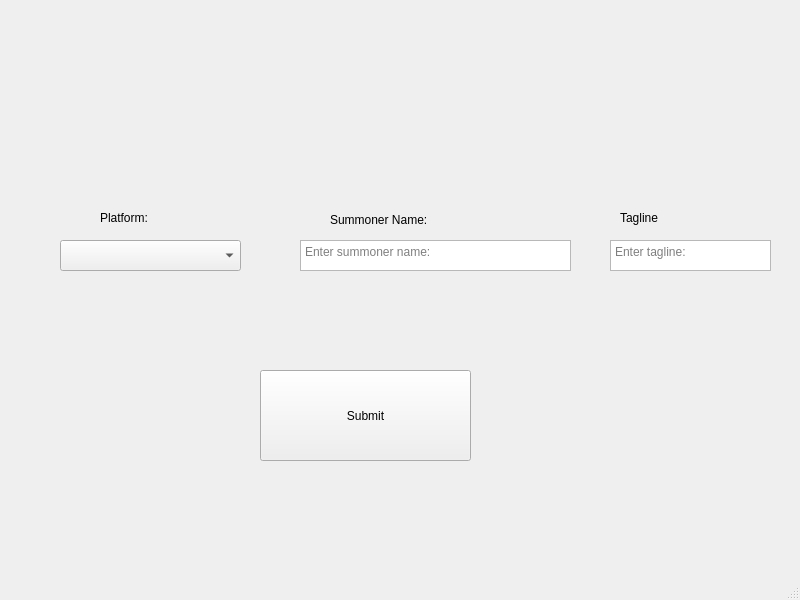
<?xml version="1.0" encoding="UTF-8"?>
<ui version="4.0">
 <class>MainWindow</class>
 <widget class="QMainWindow" name="MainWindow">
  <property name="geometry">
   <rect>
    <x>0</x>
    <y>0</y>
    <width>800</width>
    <height>600</height>
   </rect>
  </property>
  <property name="windowTitle">
   <string>MainWindow</string>
  </property>
  <widget class="QWidget" name="centralwidget">
   <widget class="QComboBox" name="PlatformSelector">
    <property name="geometry">
     <rect>
      <x>60</x>
      <y>240</y>
      <width>181</width>
      <height>31</height>
     </rect>
    </property>
    <property name="editable">
     <bool>false</bool>
    </property>
    <property name="currentText">
     <string/>
    </property>
    <property name="placeholderText">
     <string>Choose platform:</string>
    </property>
   </widget>
   <widget class="QTextEdit" name="SummonerInput">
    <property name="geometry">
     <rect>
      <x>300</x>
      <y>240</y>
      <width>271</width>
      <height>31</height>
     </rect>
    </property>
    <property name="markdown">
     <string/>
    </property>
    <property name="html">
     <string>&lt;!DOCTYPE HTML PUBLIC &quot;-//W3C//DTD HTML 4.0//EN&quot; &quot;http://www.w3.org/TR/REC-html40/strict.dtd&quot;&gt;
&lt;html&gt;&lt;head&gt;&lt;meta name=&quot;qrichtext&quot; content=&quot;1&quot; /&gt;&lt;meta charset=&quot;utf-8&quot; /&gt;&lt;style type=&quot;text/css&quot;&gt;
p, li { white-space: pre-wrap; }
hr { height: 1px; border-width: 0; }
li.unchecked::marker { content: &quot;\2610&quot;; }
li.checked::marker { content: &quot;\2612&quot;; }
&lt;/style&gt;&lt;/head&gt;&lt;body style=&quot; font-family:'Segoe UI'; font-size:9pt; font-weight:400; font-style:normal;&quot;&gt;
&lt;p style=&quot;-qt-paragraph-type:empty; margin-top:0px; margin-bottom:0px; margin-left:0px; margin-right:0px; -qt-block-indent:0; text-indent:0px;&quot;&gt;&lt;br /&gt;&lt;/p&gt;&lt;/body&gt;&lt;/html&gt;</string>
    </property>
    <property name="acceptRichText">
     <bool>false</bool>
    </property>
    <property name="placeholderText">
     <string>Enter summoner name:</string>
    </property>
   </widget>
   <widget class="QLabel" name="textInputLabel">
    <property name="geometry">
     <rect>
      <x>330</x>
      <y>210</y>
      <width>151</width>
      <height>20</height>
     </rect>
    </property>
    <property name="text">
     <string>Summoner Name:</string>
    </property>
   </widget>
   <widget class="QLabel" name="label">
    <property name="geometry">
     <rect>
      <x>100</x>
      <y>210</y>
      <width>101</width>
      <height>16</height>
     </rect>
    </property>
    <property name="text">
     <string>Platform:</string>
    </property>
   </widget>
   <widget class="QPushButton" name="SubmitButton">
    <property name="geometry">
     <rect>
      <x>260</x>
      <y>370</y>
      <width>211</width>
      <height>91</height>
     </rect>
    </property>
    <property name="toolTip">
     <string>&lt;html&gt;&lt;head/&gt;&lt;body&gt;&lt;p&gt;&lt;span style=&quot; font-size:10pt;&quot;&gt;Click this button to submit something :)&lt;/span&gt;&lt;/p&gt;&lt;/body&gt;&lt;/html&gt;</string>
    </property>
    <property name="text">
     <string>Submit</string>
    </property>
    <property name="checkable">
     <bool>true</bool>
    </property>
    <property name="checked">
     <bool>false</bool>
    </property>
    <property name="default">
     <bool>false</bool>
    </property>
   </widget>
   <widget class="QTextEdit" name="taglineInput">
    <property name="geometry">
     <rect>
      <x>610</x>
      <y>240</y>
      <width>161</width>
      <height>31</height>
     </rect>
    </property>
    <property name="placeholderText">
     <string>Enter tagline:</string>
    </property>
   </widget>
   <widget class="QLabel" name="taglineLabel">
    <property name="geometry">
     <rect>
      <x>620</x>
      <y>210</y>
      <width>45</width>
      <height>15</height>
     </rect>
    </property>
    <property name="text">
     <string>Tagline</string>
    </property>
   </widget>
  </widget>
  <widget class="QMenuBar" name="menubar">
   <property name="geometry">
    <rect>
     <x>0</x>
     <y>0</y>
     <width>800</width>
     <height>20</height>
    </rect>
   </property>
  </widget>
  <widget class="QStatusBar" name="statusbar"/>
 </widget>
 <resources/>
 <connections/>
</ui>
